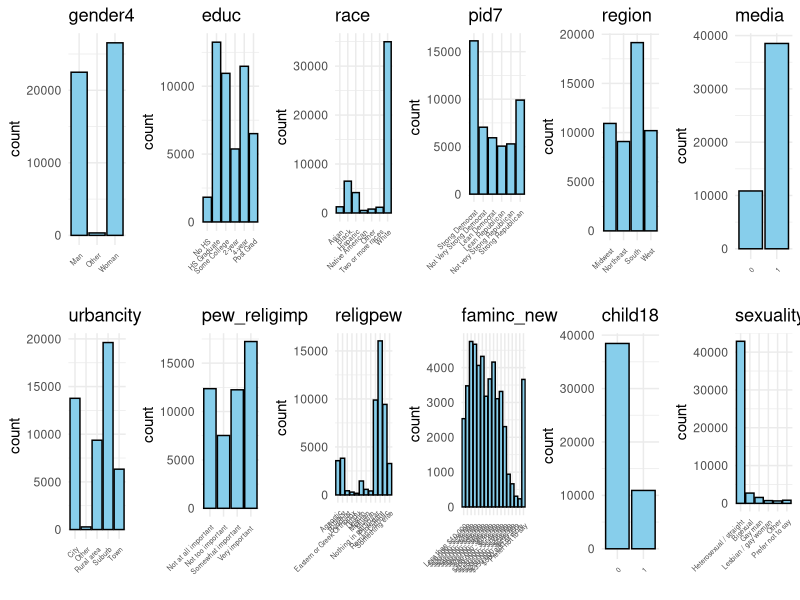
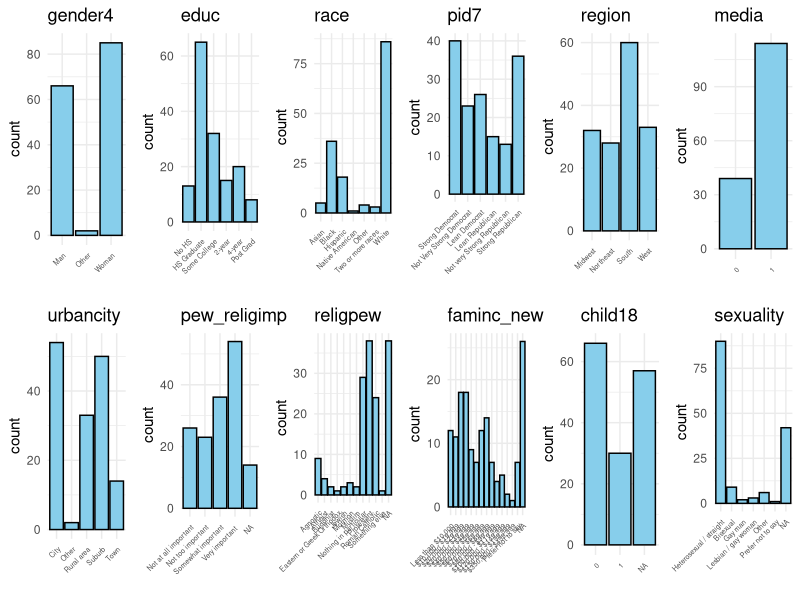
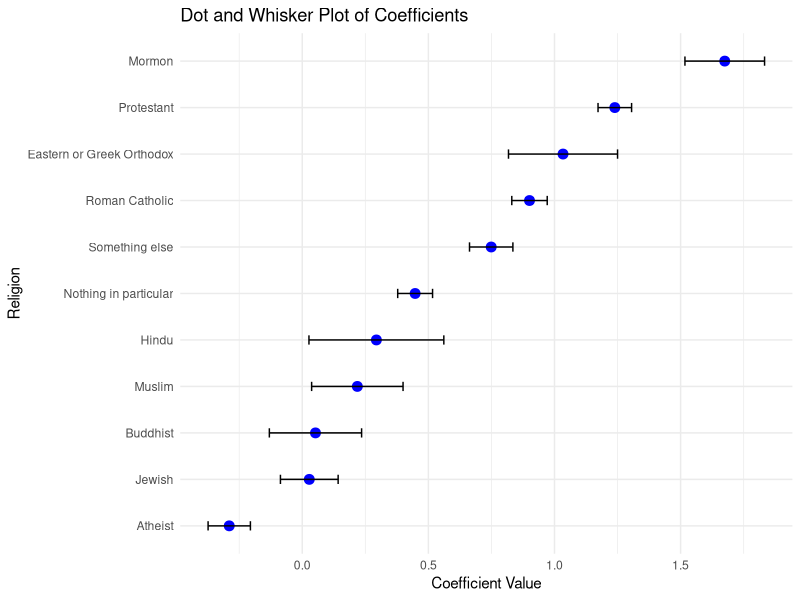
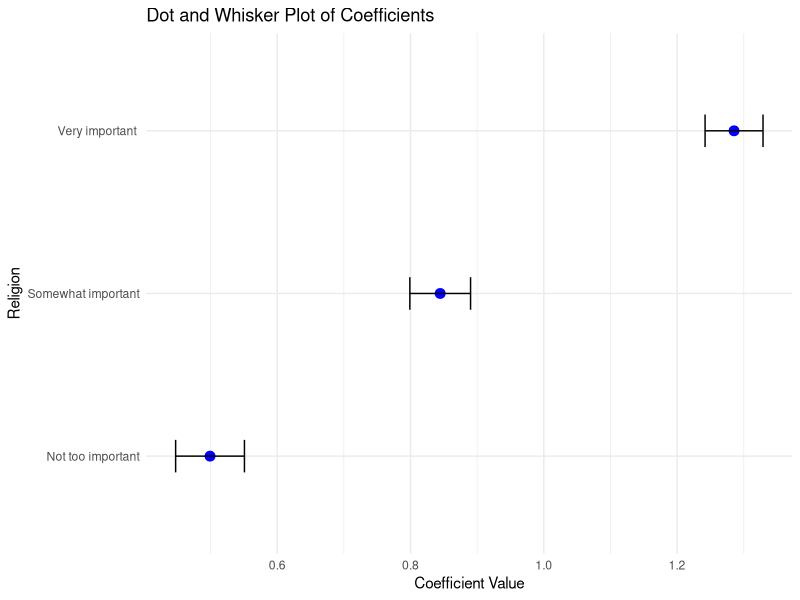
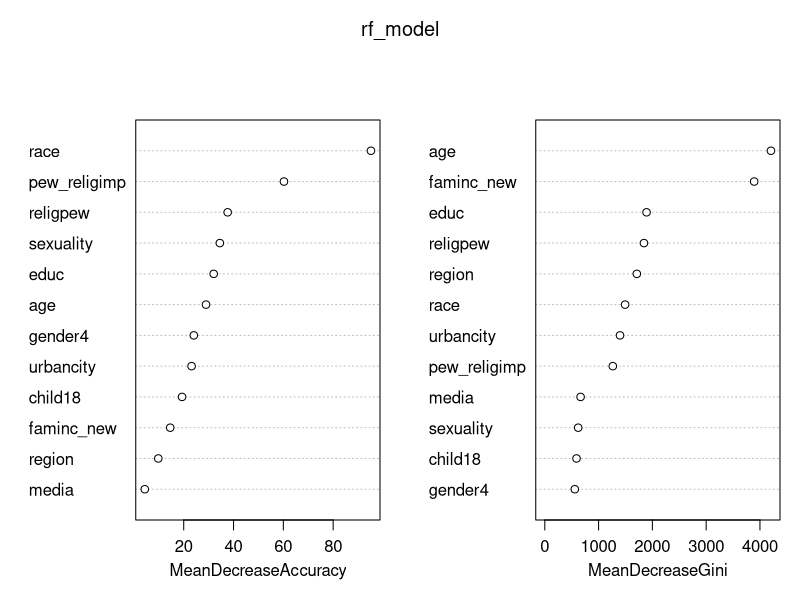

The R script that drew these images, in order:
## ---- chunk 1

# Import Libraries

library(tidyverse)
library(dplyr)
library(foreign)
library(ggplot2)
library(MASS)
library(Hmisc)
library(reshape2)

#Formatting From 2022 Data

# data <- read_csv('data_2022.csv')
# data <- data %>% filter((!pid7 %in% c(4,8,9))) # dropped moderate and not sure
# data <- data %>% mutate(age = 2022 - birthyr)
# data <- data %>% rename(media = CC22_200_1)
# data <- data %>% select(age, gender4,educ,race,pid7,inputstate,region,media,urbancity,pew_religimp,religpew,faminc_new,child18,sexuality)
# 1 is yes, #2 is no 
## ---- chunk 2

# Clean up data_smol
data_smol <- read.csv("data_smol.csv")

# Get rid of state
data_smol <- data_smol[-6]

#Recoding variables of interest from numbers
data_smol <- data_smol %>%
  mutate(gender4 = case_when(gender4 == '1' ~ 'Man',
                             gender4 == '2' ~ 'Woman',
                             gender4 == '3' ~ 'Other',
                             gender4 == '4' ~ 'Other')) %>%
  mutate(race = recode(race,
                       '1' = 'White',
                       '2' = 'Black',
                       '3' = 'Hispanic',
                       '4' = 'Asian',
                       '5' = 'Native American',
                       '6' = 'Two or more races',
                       '7' = 'Other',
                       '8' = 'Native American')) %>%
  mutate(region = recode(region,
                         '1' = 'Northeast',
                         '2' = 'Midwest',
                         '3' = 'South',
                         '4' = 'West')) %>%
  mutate(educ = factor(recode(educ,
                                 '1' = 'No HS',
                                 '2' = 'HS Graduate',
                                 '3' = 'Some College',
                                 '4' = '2-year',
                                 '5' = '4-year',
                                 '6' = 'Post Grad'), 
                          #after recoding assign levels
                          levels = c(
                            'No HS',
                            'HS Graduate',
                            'Some College',
                            '2-year',
                            '4-year',
                            'Post Grad')))%>%
  mutate(pid7 = as.character(pid7)) %>%
  mutate(pid7 = factor(
    recode(pid7,
      '1' = 'Strong Democrat',
      '2' = 'Not Very Strong Democrat',
      '3' = 'Lean Democrat',
      '5' = 'Lean Republican',
      '6' = 'Not very Strong Republican',
      '7' = 'Strong Republican'),
    #After recoding, we assign the order here
    levels = c(
      'Strong Democrat',
      'Not Very Strong Democrat',
      'Lean Democrat',
      'Lean Republican',
      'Not very Strong Republican',
      'Strong Republican'
    )))%>%
mutate(urbancity = recode(urbancity,
                         '1' = 'City',
                         '2' = 'Suburb',
                         '3' = 'Town',
                         '4' = 'Rural area', 
                         '5' = 'Other'))%>%
mutate(pew_religimp= recode(pew_religimp,
                         '1' = 'Very important ',
                         '2' = 'Somewhat important',
                         '3' = 'Not too important',
                         '4' = 'Not at all important'))%>%
mutate(sexuality= recode(sexuality,
                         '1' = ' Heterosexual / straight',
                         '2' = 'Lesbian / gay woman',
                         '3' = 'Gay man',
                         '4' = 'Bisexual',
                         '5'='Other', 
                         '6'='Prefer not to say'))%>%
mutate(religpew = recode(religpew,
                           '1' = 'Protestant',
                           '2' = 'Roman Catholic',
                           '3' = 'Mormon',
                           '4' = 'Eastern or Greek Orthodox',
                           '5' = 'Jewish',
                           '6' = 'Muslim',
                           '7' = 'Buddhist',
                           '8' = 'Hindu',
                           '9' = 'Atheist',
                           '10' = 'Agnostic',
                           '11' = 'Nothing in particular',
                           '12' = 'Something else'))%>%
mutate(faminc_new=recode(faminc_new,
                      "1" = "Less than $10,000",
                      "2" = "$10,000 - $19,999",
                      "3" = "$20,000 - $29,999",
                      "4" = "$30,000 - $39,999",
                      "5" = "$40,000 - $49,999",
                      "6" = "$50,000 - $59,999",
                      "7" = "$60,000 - $69,999",
                      "8" = "$70,000 - $89,999",
                      "9" = "$80,000 - $99,999",
                      "10" = "$100,000 - $119,999",
                      "11" = "$120,000 - $149,999",
                      "12" = "$150,000 - $199,999",
                      "13" = "$200,000 - $249,999",
                      "14" = "$250,000 - $349,999",
                      "15" = "$350,000 - $499,999",
                      "16" = "$500,000 or more",
                      "97" = "Prefer not to say")) %>%
  mutate(faminc_new = factor(faminc_new, levels = c(
    "Less than $10,000",
    "$10,000 - $19,999",
    "$20,000 - $29,999",
    "$30,000 - $39,999",
    "$40,000 - $49,999",
    "$50,000 - $59,999",
    "$60,000 - $69,999",
    "$70,000 - $89,999",
    "$80,000 - $99,999",
    "$100,000 - $119,999",
    "$120,000 - $149,999",
    "$150,000 - $199,999",
    "$200,000 - $249,999",
    "$250,000 - $349,999",
    "$350,000 - $499,999",
    "$500,000 or more",
    "Prefer not to say"
  ))) %>%
  mutate(media = ifelse(media == 1, 1, 0)) %>%
  mutate(child18 = ifelse(child18 == 1, 1, 0)) 
## ---- chunk 3

# How many NAs do we have 

rows_with_na <- data_smol[which(rowSums(is.na(data_smol)) > 0),]

data_smol <- na.omit(data_smol)

## ---- chunk 4
#Plot the data_smol values

library(cowplot)

# Function to create bar plots for categorical variables using ggplot2
plot_categorical_ggplot <- function(data, col) {
  ggplot(data, aes(x = factor(data[[col]]))) +
    geom_bar(fill = "skyblue", color = "black") +
    labs(title = col, x = "") +
    theme_minimal() +
    theme(axis.text.x = element_text(angle = 45, size = 5, hjust = 1))
}

# Create a list of ggplot objects
plots_list <- lapply(names(data_smol)[-which(names(data_smol) == "age")], function(col) {
  plot_categorical_ggplot(data_smol, col)
})

# Combine the plots into a grid
plot_grid(plotlist = plots_list, ncol = 6)

## ---- chunk 5

#Plot the rows_with_na values


# Create a list of ggplot objects
plots_list <- lapply(names(rows_with_na)[-which(names(rows_with_na) == "age")], function(col) {
  plot_categorical_ggplot(rows_with_na, col)
})

# Combine the plots into a grid
plot_grid(plotlist = plots_list, ncol = 6)


## ---- chunk 6
#basic ordered logistic regression taking into account gender and sexuality  
gender_sexuality_model<- polr(pid7 ~ gender4 + sexuality, data = data_smol, Hess=TRUE)

summary(gender_sexuality_model)

## ---- chunk 7

#basic ordered logistic regression taking into account region
region_model<- polr(pid7 ~ region, data = data_smol, Hess=TRUE)
 
summary(region_model)

#basic ordered logistic regression taking into account region and urbancity 
region_urban_model<- polr(pid7 ~ region + urbancity, data = data_smol, Hess=TRUE)

summary(region_urban_model)

## ---- chunk 8

#religion 

religion_model <- polr(pid7 ~ religpew, data = data_smol, Hess=TRUE)

summary(religion_model)

# Extracting coefficient information
coef_summary <- summary(religion_model)$coef[1:11,]

# Names of the religions
religions <- sub("religpew", "", rownames(coef_summary))
coefficients <- as.numeric(coef_summary[, 1])
se <- as.numeric(coef_summary[, 2])

df <- data.frame(Religion = religions, Coefficient = coefficients, SE = se)

df$Religion <- reorder(df$Religion, df$Coefficient)

ggplot(df, aes(x = Coefficient, y = Religion)) +
  geom_point(size = 3, color = "blue", fill = "blue") +
  geom_errorbarh(aes(xmin = Coefficient - 2 * SE, xmax = Coefficient + 2 * SE), height = 0.2, color = "black") +
  labs(title = "Dot and Whisker Plot of Coefficients",
       x = "Coefficient Value") +
  theme_minimal()
## ---- chunk 9

#religious importance 

relig_imp_model <- polr(pid7 ~ pew_religimp, data = data_smol, Hess=TRUE)

summary(relig_imp_model)

# Extracting coefficient information
coef_summary <- summary(relig_imp_model)$coef[1:3,]

# Names of the religions
religions <- sub("pew_religimp", "", rownames(coef_summary))
religions <- sub("religpew", "", religions)
coefficients <- as.numeric(coef_summary[, 1])
se <- as.numeric(coef_summary[, 2])

df <- data.frame(Religion = religions, Coefficient = coefficients, SE = se)

df$Religion <- reorder(df$Religion, df$Coefficient)

df <- df %>% mutate(Importance = case_when('Not at all important' %in% Religion ~ 'Not important',
                                           'Not too important' %in% Religion ~ 'Not important',
                                           'Not at all important' %in% Religion ~ 'Not important')) 

ggplot(df, aes(x = Coefficient, y = Religion)) +
  geom_point(size = 3, color = "blue", fill = "blue") +
  geom_errorbarh(aes(xmin = Coefficient - 2 * SE, xmax = Coefficient + 2 * SE), height = 0.2, color = "black") +
  labs(title = "Dot and Whisker Plot of Coefficients",
       x = "Coefficient Value") +
  theme_minimal()

## ---- chunk 10
library(randomForest)

# Split the dataset into training and testing sets
set.seed(139) 
train_indices <- sample(1:nrow(data_smol), 0.7 * nrow(data_smol))  # 70% for training
train_data <- data_smol[train_indices, ]
test_data <- data_smol[-train_indices, ]

# Create a random forest model
rf_model <- randomForest(pid7 ~ ., data = train_data, ntree = 100, importance = TRUE)

# Extract variable importance from the random forest model
var_importance <- importance(rf_model)
print(var_importance)
varImpPlot(rf_model)

# Make predictions on the test set
predictions <- predict(rf_model, test_data)

# Evaluate the model
conf_matrix <- table(predictions, test_data$pid7)
print(conf_matrix)
accuracy <- sum(diag(conf_matrix)) / sum(conf_matrix)
cat("Accuracy:", accuracy, "\n")
